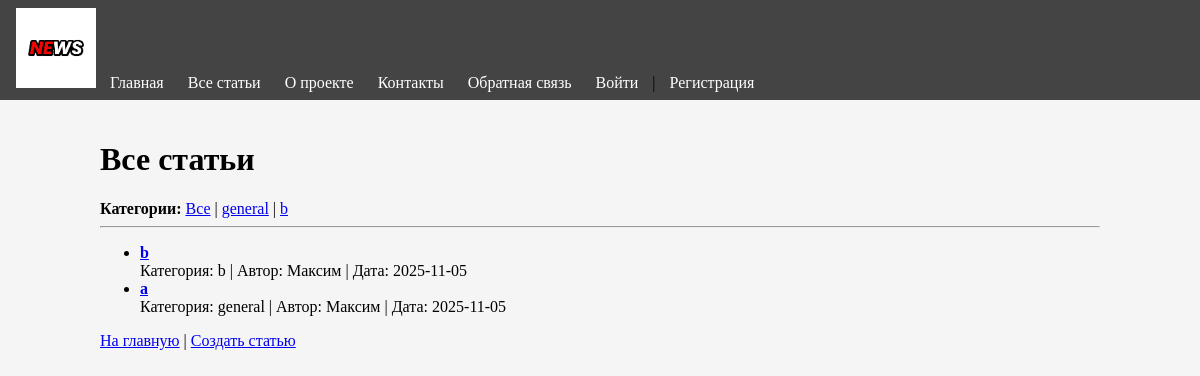
Page /articles on the earlier database version.
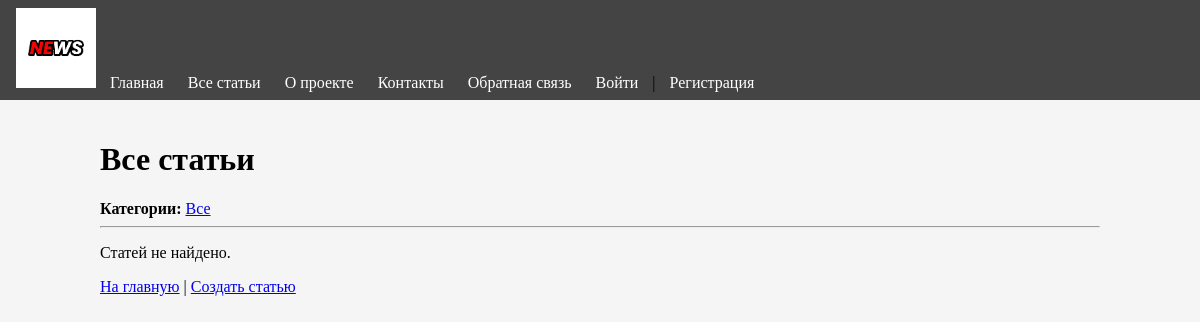
Same page on the later database version.
### app.py (models this page shows, shortened)
class Article(db.Model):
	id = db.Column(db.Integer, primary_key=True)
	title = db.Column(db.String(150), nullable=False)
	text = db.Column(db.Text, nullable=False)
	category = db.Column(db.String(50), nullable=False, default='general')
	created_date = db.Column(db.DateTime, default=datetime.utcnow)
	user_id = db.Column(db.Integer, db.ForeignKey('user.id'), nullable=False)

class User(db.Model):
	id = db.Column(db.Integer, primary_key=True)
	name = db.Column(db.String(100), nullable=False)
	email = db.Column(db.String(100), unique=True, nullable=False)
	hashed_password = db.Column(db.String(100), nullable=False)
	created_date = db.Column(db.DateTime, default=datetime.utcnow)
	articles = db.relationship('Article', backref='author')

### app.py (the view)
@app.route('/articles')
def articles():
	all_articles = Article.query.order_by(Article.created_date.desc()).all()
	categories = db.session.query(Article.category).distinct().all()
	categories = [x[0] for x in categories]
	return render_template('articles.html', articles=all_articles, categories=categories, current_category=None)

### templates/articles.html (shortened to what this page needs)
{% extends "base.html" %}  {% block
content %}
<h1>
	{% if current_category %} Статьи в категории: "{{ current_category }}" {% else
	%} Все статьи {% endif %}
</h1>
<div>
	<strong>Категории:</strong>
	<a href="{{ url_for('articles') }}">Все</a>
	{% for category in categories %} |
	<a href="{{ url_for('articles_by_category', category=category) }}"
		>{{ category }}</a
	>
	{% endfor %}
</div>
<hr />
{% if articles %}
<ul>
	{% for article in articles %}
	<li>
		<strong
			><a href="{{ url_for('news', id=article.id) }}"
				>{{ article.title }}</a
			></strong
		>
		<br />
		Категория: {{ article.category }} | Автор: {{ article.author.name }} | Дата:
		{{ article.created_date.strftime('%Y-%m-%d') }}
	</li>
	{% endfor %}
</ul>
{% else %}
<p>Статей не найдено.</p>
{% endif %}
<div>
	<a href="{{ url_for('default') }}">На главную</a> |
	<a href="{{ url_for('create_article') }}">Создать статью</a>
</div>
{% endblock %}

### templates/base.html (shortened to what this page needs)
<!DOCTYPE html5>
<html lang="ru">
	<head>
		<link
			rel="stylesheet"
			href="{{ url_for('static', filename='style.css')}}"
		/>
	</head>
	<body>
		<nav>
			<img src="{{ url_for('static', filename='logo.png')}}" width="80" />
			<a href="/">Главная</a>
			<a href="/articles">Все статьи</a>
			<a href="/about">О проекте</a>
			<a href="/contact">Контакты</a>
			<a href="/feedback">Обратная связь</a>
			{% if session.user_id %}
			<a href="/create-article">Создать статью</a> |
			<span>Привет, {{ session.user_name }}!</span> |
			<a href="/logout">Выйти</a>
			{% else %}
			<a href="/login">Войти</a> |
			<a href="/register">Регистрация</a>
			{% endif %}
		</nav>
		<div class="container">{% block content %}{% endblock %}</div>
	</body>
</html>

### static/style.css (style rules this page uses)
body { background-color: #f5f5f5; margin: 0; padding: 0; }
nav { background-color: #444; padding: 8px 16px; }
nav a { color: white; text-decoration: none; margin: 0 10px; }
.container { padding: 20px; max-width: 1000px; margin: 0 auto; }

Differences in the rows shown:
removed Article: title "b", category "b", author.name "Максим", created_date "2025-11-05"
removed Article: title "a", category "general", author.name "Максим", created_date "2025-11-05"
Other differences:
text now shown: "Статей не найдено."
list line gone: "| general"
list line gone: "| b"
